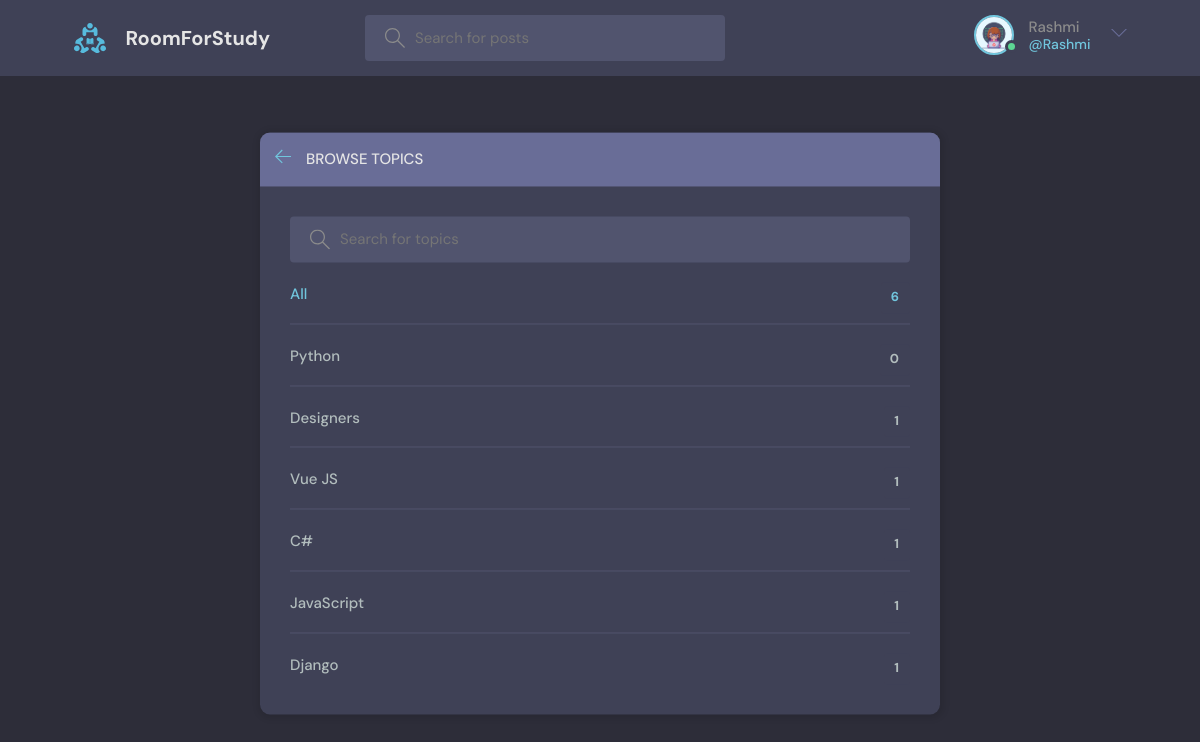
Screenshot of /topics/ (signed in) with the database file from the repository.
### base/models.py (models this page shows, shortened)
class User(AbstractUser):
    name = models.CharField(max_length=200, null=True)
    email = models.EmailField(unique=True, null=True)
    bio = models.TextField(null=True)
    avatar = models.ImageField(null=True, default="avatar.svg")
    USERNAME_FIELD = 'email'
    REQUIRED_FIELDS = ['username','name']

class Topic(models.Model):
    name = models.CharField(max_length=200)

### base/views.py (the view)
# urls.py: path('topics/', views.topicsPage, name="topics"),
def topicsPage(request):
    q = request.GET.get('q') if request.GET.get('q') != None else ''
    topics = Topic.objects.filter(name__icontains=q)
    return render(request, 'base/topics.html', {'topics': topics})

### base/templates/base/topics.html (shortened to what this page needs)
{% extends 'main.html' %}
{% block content %}
<main class="create-room layout">
  <div class="container">
    <div class="layout__box">
      <div class="layout__boxHeader">
        <div class="layout__boxTitle">
          <a href="{% url 'home' %}">
            <svg version="1.1" xmlns="http://www.w3.org/2000/svg" width="32" height="32" viewBox="0 0 32 32">
              <title>arrow-left</title>
              <path
                d="M13.723 2.286l-13.723 13.714 13.719 13.714 1.616-1.611-10.96-10.96h27.625v-2.286h-27.625l10.965-10.965-1.616-1.607z">
              </path>
            </svg>
          </a>
          <h3>Browse Topics</h3>
        </div>
      </div>
      <div class="topics-page layout__body">
        <form action="" method="GET" class="header__search">
          <label>
            <input name="q" placeholder="Search for topics" />
          </label>
        </form>
        <ul class="topics__list">
          <li>
            <a href="{% url 'topics' %}" class="active">All <span>{{topics.count}}</span></a>
          </li>
          {% for topic in topics %}
          <li>
            <a href="{% url 'home' %}?q={{topic.name}}">{{ topic.name }} <span>{{topic.room_set.all.count}}</span></a>
          </li>
          {% endfor %}
        </ul>
      </div>
    </div>
  </div>
</main>
{% endblock content %}

### templates/navbar.html (shortened to what this page needs)
{% load static %}
<header class="header header--loggedIn">
    <div class="container">
        <a href="{% url 'home' %}" class="header__logo">
            <img src="{% static 'images/logo.svg' %}" />
            <h1>RoomForStudy</h1>
        </a>
        <form class="header__search" method="GET" action="{% url 'home' %}">
            <label>
                <input name="q" placeholder="Search for posts" />
            </label>
        </form>
        <nav class="header__menu">
            {% if request.user.is_authenticated %}
            <div class="header__user">
                <a href="{% url 'update-user' %}">
                    <div class="avatar avatar--medium active">
                        <img src="{{request.user.avatar.url}}" />
                    </div>
                    <p>{{request.user.username}} <span>@{{request.user.username}}</span></p>
                </a>
                <button class="dropdown-button">
                    <svg version="1.1" xmlns="http://www.w3.org/2000/svg" width="32" height="32" viewBox="0 0 32 32">
                        <title>chevron-down</title>
                        <path d="M16 21l-13-13h-3l16 16 16-16h-3l-13 13z"></path>
                    </svg>
                </button>
            </div>
            {% else %}
            <a href="{% url 'login' %}">
                <img src="{% static 'images/avatar.svg' %}" />
                <p>Login</p>
            </a>
            {% endif %}
        </nav>
    </div>
</header>

### static/styles/style.css (style rules this page uses)
:root { --color-main: #71c6dd; --color-main-light: #e1f6fb; --color-dark: #3f4156; --color-dark-medium: #51546e; --color-dark-light: #696d97; --color-light: #e5e5e5; --color-gray: #8b8b8b; --color-light-gray: #b2bdbd; --color-bg: #2d2d39; --color-success: #5dd693; --color-error: #fc4b0b; }
* { font-family: "DM Sans", -apple-system, BlinkMacSystemFont, "Segoe UI", Roboto, Oxygen, Ubuntu, Cantarell, "Open Sans", "Helvetica Neue", sans-serif; margin: 0; padding: 0; box-sizing: border-box; text-rendering: optimizeLegibility; font-size: inherit; }
html { font-size: 56.25%; }
@media only screen and (min-width: 1200px) { html { font-size: 62.5%; } }
body { line-height: 1.6; font-weight: 400; font-size: 1.5rem; color: var(--color-light-gray); background-color: var(--color-bg); min-height: 100vh; }
img { width: 100%; }
a { display: inline-block; color: var(--color-main); text-decoration: none; }
.container { max-width: 120rem; width: 90%; margin: auto; }
.avatar { position: relative; display: inline-block; border-radius: 50%; border: 2px solid var(--color-main); }
.avatar img { display: block; border-radius: 50%; object-fit: cover; object-position: center; }
.avatar::after { content: ""; display: block; position: absolute; background-color: var(--color-gray); z-index: 111; border-radius: 50%; border: 0.3rem solid var(--color-dark); }
.avatar.active::after { background-color: var(--color-success); }
.avatar.avatar--medium img { width: 3.6rem; height: 3.6rem; border-radius: 50%; }
.avatar.avatar--medium:after { width: 0.7rem; height: 0.7rem; bottom: 0px; right: -6px; }
.header { padding: 1.5rem; background-color: var(--color-dark); }
.header > .container { display: flex; gap: 9.5rem; }
.header__logo, .header__user { display: flex; gap: 2rem; align-items: center; }
.header__logo > img { height: 3.2rem; width: 3.2rem; }
.header__logo > h1 { font-weight: 700; font-size: 2rem; color: var(--color-light); }
.header__search > label { background-color: var(--color-dark-medium); padding: 1.3rem 1rem; display: flex; align-items: center; gap: 1rem; border-radius: 4px; }
.header__search svg { fill: var(--color-gray); width: 2rem; height: 2rem; margin-left: 1rem; }
.header__search input { width: 30rem; background: transparent; border: none; outline: none; color: var(--color-light); }
.header__menu { margin-left: auto; position: relative; }
.header__menu a { display: flex; gap: 1.5rem; align-items: center; font-weight: 500; text-decoration: none; color: var(--color-gray); }
.header__menu img { height: 3.6rem; }
.header__menu p { line-height: 1.2; }
.header__menu span { color: var(--color-main); font-weight: 500; font-size: 1.4rem; display: block; }
.header__menu svg { width: 1.6rem; height: 1.6rem; fill: var(--color-dark-light); }
.dropdown-button { background: transparent; border: 0; outline: 0; cursor: pointer; }
.layout { margin-top: 2.4rem; }
.layout > .container { display: flex; justify-content: space-between; align-items: flex-start; }
.layout__box { width: 90%; max-width: 48rem; min-height: 40rem; position: absolute; top: 50%; left: 50%; transform: translate(-50%, -46%); background-color: var(--color-dark); border-radius: 1rem; box-shadow: 1px 1px 6px 3px rgba(0, 0, 0, 0.1); overflow: hidden; }
.layout__boxHeader { display: flex; padding: 1.5rem; background-color: var(--color-dark-light); }
.layout__boxTitle { display: flex; gap: 1.5rem; align-items: center; }
.layout__boxTitle h3 { text-transform: uppercase; font-weight: 500; color: var(--color-light); }
.layout__boxTitle svg { width: 1.6rem; height: 1.6rem; fill: var(--color-main); }
.layout__body { margin: 3rem; }
.topics__list { list-style: none; }
.topics__list li a { display: flex; justify-content: space-between; margin-bottom: 3rem; font-weight: 500; color: var(--color-light-gray); transition: all 0.3s ease-in-out; }
.topics__list li a.active, .topics__list li a:hover { color: var(--color-main); }
.topics__list li a span { padding: 0.5rem 1rem; background-color: var(--color-dark); border-radius: 3px; font-size: 1.3rem; font-weight: 700; letter-spacing: 1px; }
.topics-page .topics__list li:not(:last-child) a { margin: 2rem 0; padding-bottom: 1rem; text-decoration: none; border-bottom: 1px solid var(--color-dark-medium); }
.topics-page .header__search { display: block; }
.create-room.layout .layout__box { max-width: 68rem; }

### rows the page displays
User: user.avatar (picture), user.username "Rashmi"
Topic: name "Python", room_set.all.count "0"
Topic: name "Designers", room_set.all.count "1"
Topic: name "Vue JS", room_set.all.count "1"
Topic: name "C#", room_set.all.count "1"
Topic: name "JavaScript", room_set.all.count "1"
Topic: name "Django", room_set.all.count "1"

### other values shown
{{ topics.count }} "6"
